Frame 1 (no input): blank canvas, image omitted
Frame 60 (no input): blank canvas, image omitted
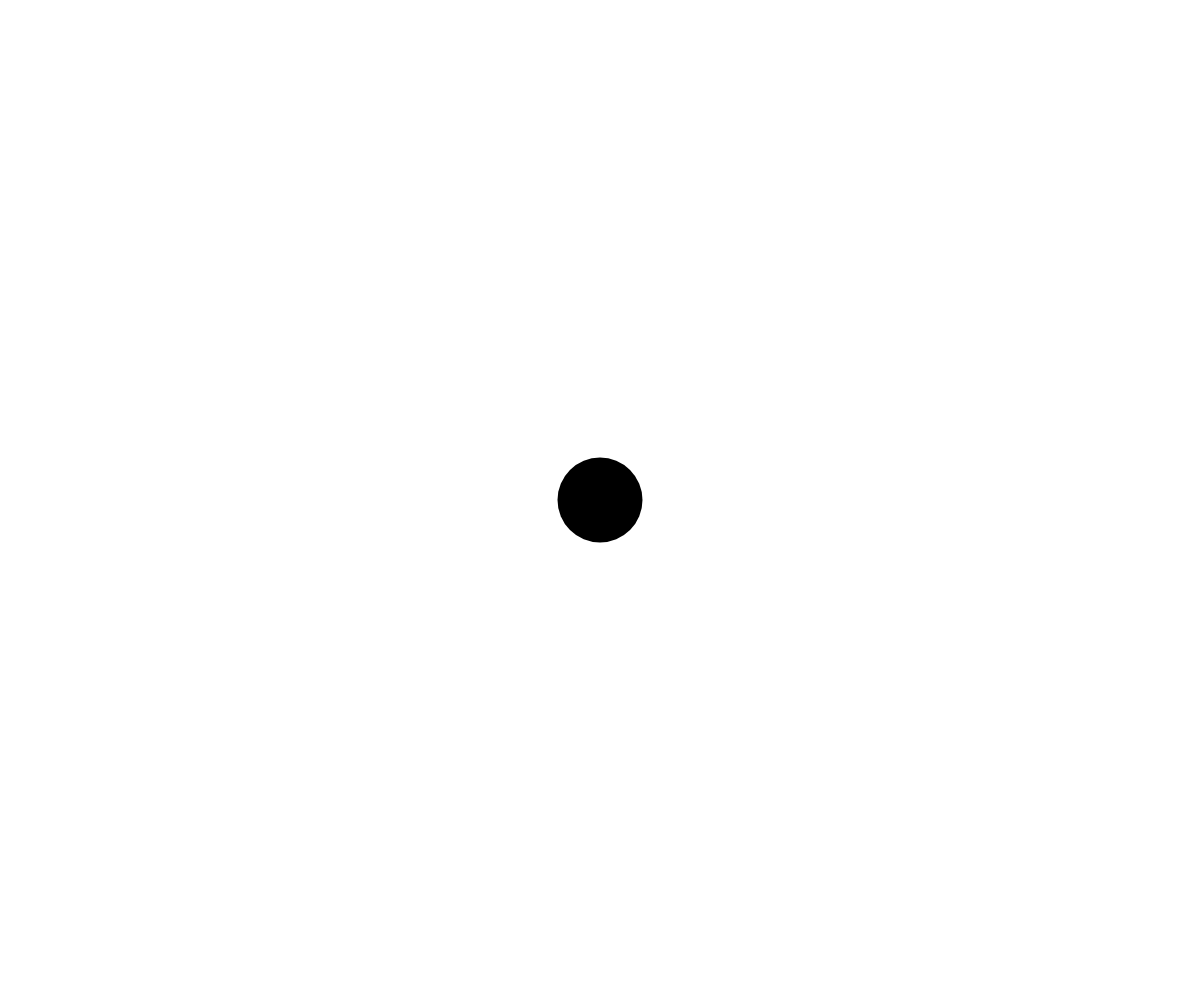
Frame 120 (the mouse pressed at the canvas centre since frame 60)

The p5.js sketch whose frames 1 and 60 were blank and that drew this single picture after the mouse press (run headless with seeded random() and noise() and a simulated clock; from frame 60 on, the mouse is pressed at the canvas centre):

// p5.js sketch
// ── sketch.js
var square1;

var nBoxes = 10;
var BB = [];


function setup() {
		createCanvas(windowWidth,windowHeight);
  // put setup code here
}

function draw() {


	var x1 = mouseX;
	var y1 = mouseY;
	var x2 = pmouseX;
	var y2 = pmouseY;



	// line(x1,y1,x2,y2);
	var d = int(dist(x1,y1, x2,y2));

	var ang = atan2(y2-y1,x2-x1);

	var c = color(map(ang,0,PI*2,0,255));
	fill(c);

	noStroke();

	// push();
 //  	translate( (x1+x2)/2, (y1+y2)/2 );
 //  	rotate( ang );
 //  	text(nfc(d,1,1), 0, -5);
 //  	pop();

if(d >= 5){

  	ellipse(x1,y1,85,85);
	fill(255);
	rect(0,0,100,100);
	fill(255);
	  //	text(map(ang,-PI,PI,0,255), mouseX,mouseY+10);
	}

  // put drawing code here
}
